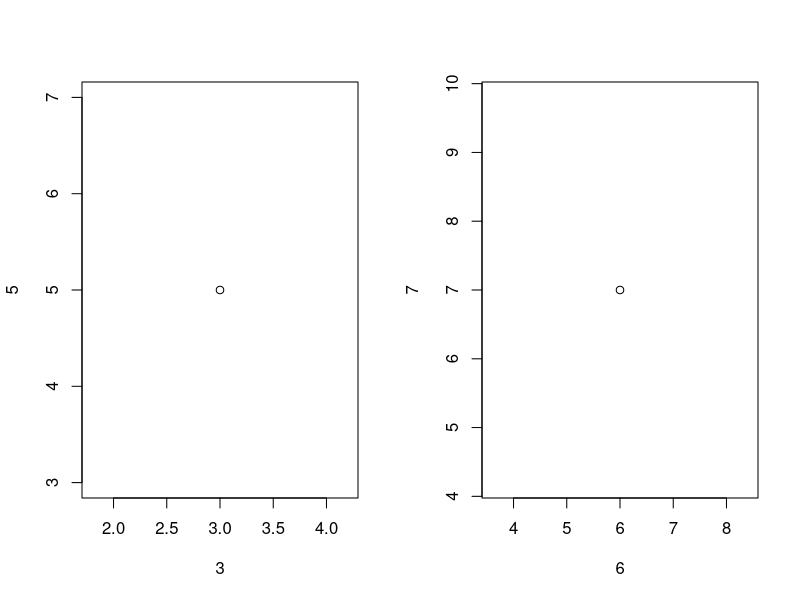
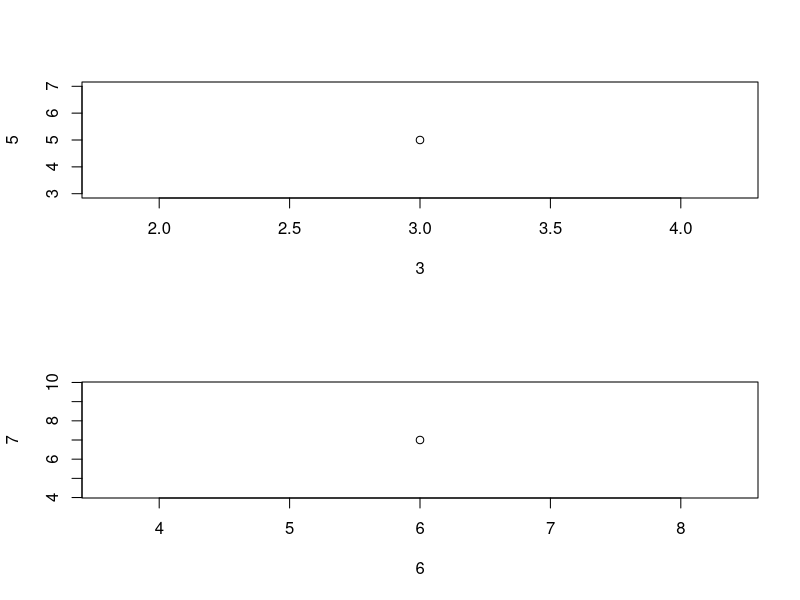
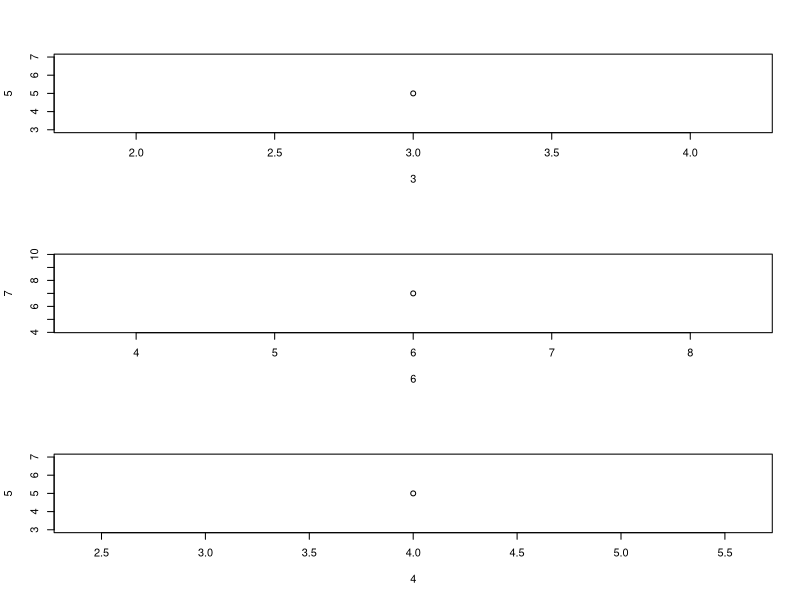

Write the R code that produced these figures, in order.
# This code wil develop user based functions

# This is the first function
summa <- function(num1,num2){
  z <- num1 + num2
  return(z)
  }

summa(3, 5)

# Exercise: build a function to muiltiply (*) two numbers 
multiply <- function(num1,num2){
  z = num1 * num2
  return(z)
  }

multiply(3,4)

# Exercise: develop your own function to make the sum of three numbers
summation <- function(num1,num2,num3){
  z = num1 + num2 + num3
  return(z)
  }

summation(4, 5666, 7788)

# A very annoying situation is related to the par function which is difficult to understand
mf <- function(nx,ny){
  par(mfrow=c(nx,ny))
  }

mf(1,2)
plot(3,5)
plot(6,7)

# Putting default values inside functions
mfdef <- function(nx=2,ny=1){
  par(mfrow=c(nx,ny))
  }

mfdef()
plot(3,5)
plot(6,7)

mfdef(3,1)
plot(3,5)
plot(6,7)
plot(4,5)

# Using the operators if else to look if a number is positive or negative
amIpositive <- function(x){
  if(x>0){
    print("This number is positive, are you drunk?")
    }
  else {
    print("This number is negative, idiot!")  
    }
  }

amIpositive(98)

# Considering all the potential cases
amIpositive <- function(x){
  if(x>0){
    print("This number is positive, are you drunk?")
    }
  else if(x<0){
    print("This number is negative, idiot!")  
    }
  else {
    print("Zero is nor positive nor negative")
    }
  }

amIpositive(98)
amIpositive(-98)
amIpositive(0)

# Developing for loops
loop <- function(){
  for (i in 1:10) {
    print(i)
    }
  }

loop()

# Exercise: develop a loop which will print 13000 numbers from 1 to 13000
loop <- function(){
  for (i in 1:13000) {
    print(i)
    }
  }

loop()

# Loop with an operation inside
loop2 <- function(){
  for (i in 1:10) {
    multi <- i * 4
    print(multi)
    }
  }

loop2()

# Make a loop with the power operator
loop2 <- function(){
  for (i in 1:10) {
    multi <- i ^ 4
    print(multi)
    }
  }

loop2()

# making an output
sink("numbers.txt")
loop2()
